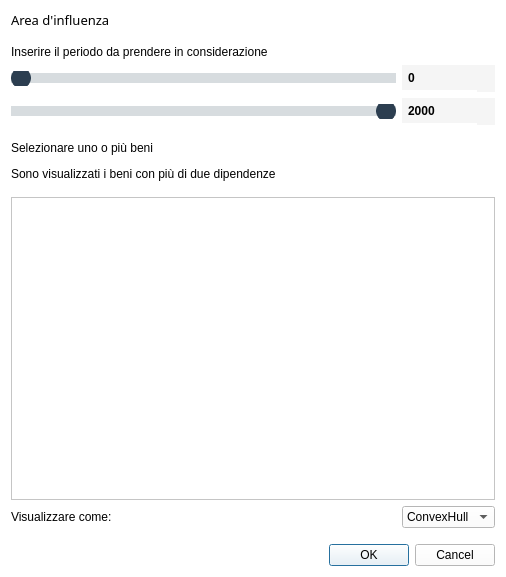
<?xml version="1.0" encoding="UTF-8"?>
<ui version="4.0">
 <class>Dialog</class>
 <widget class="QDialog" name="Dialog">
  <property name="geometry">
   <rect>
    <x>0</x>
    <y>0</y>
    <width>506</width>
    <height>577</height>
   </rect>
  </property>
  <property name="windowTitle">
   <string>Area</string>
  </property>
  <property name="windowOpacity">
   <double>0.950000000000000</double>
  </property>
  <property name="styleSheet">
   <string notr="true">background-color:white;</string>
  </property>
  <layout class="QGridLayout" name="gridLayout">
   <item row="8" column="0" colspan="2">
    <widget class="QListWidget" name="listWidget">
     <property name="whatsThis">
      <string>&lt;html&gt;&lt;head/&gt;&lt;body&gt;&lt;p&gt;Selezionare uno o più beni presenti nell'elenco.&lt;/p&gt;&lt;/body&gt;&lt;/html&gt;</string>
     </property>
     <property name="selectionMode">
      <enum>QAbstractItemView::MultiSelection</enum>
     </property>
    </widget>
   </item>
   <item row="11" column="0" colspan="2">
    <widget class="QDialogButtonBox" name="buttonBox">
     <property name="font">
      <font>
       <family>Segoe UI</family>
      </font>
     </property>
     <property name="cursor">
      <cursorShape>PointingHandCursor</cursorShape>
     </property>
     <property name="orientation">
      <enum>Qt::Horizontal</enum>
     </property>
     <property name="standardButtons">
      <set>QDialogButtonBox::Cancel|QDialogButtonBox::Ok</set>
     </property>
    </widget>
   </item>
   <item row="0" column="0" colspan="2">
    <widget class="QLabel" name="label">
     <property name="font">
      <font>
       <family>Lucida Sans</family>
       <pointsize>10</pointsize>
       <weight>50</weight>
       <bold>false</bold>
      </font>
     </property>
     <property name="text">
      <string>Area d'influenza</string>
     </property>
    </widget>
   </item>
   <item row="1" column="0">
    <spacer name="horizontalSpacer_2">
     <property name="orientation">
      <enum>Qt::Horizontal</enum>
     </property>
     <property name="sizeHint" stdset="0">
      <size>
       <width>40</width>
       <height>10</height>
      </size>
     </property>
    </spacer>
   </item>
   <item row="9" column="1">
    <widget class="QComboBox" name="comboBox">
     <property name="font">
      <font>
       <family>Segoe UI</family>
      </font>
     </property>
     <property name="cursor">
      <cursorShape>PointingHandCursor</cursorShape>
     </property>
     <property name="whatsThis">
      <string>&lt;html&gt;&lt;head/&gt;&lt;body&gt;&lt;p&gt;Scegliere se visualizzare l'area come convex hull o buffer.&lt;/p&gt;&lt;/body&gt;&lt;/html&gt;</string>
     </property>
     <property name="styleSheet">
      <string notr="true">QComboBox::item:selected
{
    color: rgb(0, 0, 0);
}</string>
     </property>
     <item>
      <property name="text">
       <string>ConvexHull</string>
      </property>
     </item>
     <item>
      <property name="text">
       <string>Buffer</string>
      </property>
     </item>
    </widget>
   </item>
   <item row="4" column="0">
    <widget class="QSlider" name="horizontalSliderB">
     <property name="enabled">
      <bool>true</bool>
     </property>
     <property name="cursor">
      <cursorShape>PointingHandCursor</cursorShape>
     </property>
     <property name="toolTip">
      <string>&lt;html&gt;&lt;head/&gt;&lt;body&gt;&lt;p&gt;&lt;span style=&quot; font-weight:600;&quot;&gt;Seconda Data&lt;/span&gt;&lt;/p&gt;&lt;/body&gt;&lt;/html&gt;</string>
     </property>
     <property name="whatsThis">
      <string>&lt;html&gt;&lt;head/&gt;&lt;body&gt;&lt;p&gt;Inserire data di fine periodo. &lt;/p&gt;&lt;/body&gt;&lt;/html&gt;</string>
     </property>
     <property name="styleSheet">
      <string notr="true">QSlider::groove:horizontal {
   border: 0px solid #424242; 
	height: 10px; 
	border-radius: 4px;
}

QSlider::handle:horizontal {
    background-color:#2c3e50;
	border: 2px solid #2c3e50; 
	width: 16px; 
	margin-top: -5px; 
	margin-bottom: -5px; 
	border-radius: 10px; 
}

QSlider::handle:horizontal:hover {
    background-color:#1abc9c;
	border: 2px solid #1abc9c; 
}


QSlider::add-page:horizontal {
   background: #d7dcdf;
}

QSlider::sub-page:horizontal {
    background: #d7dcdf;
}
</string>
     </property>
     <property name="minimum">
      <number>1</number>
     </property>
     <property name="maximum">
      <number>2000</number>
     </property>
     <property name="value">
      <number>2000</number>
     </property>
     <property name="orientation">
      <enum>Qt::Horizontal</enum>
     </property>
    </widget>
   </item>
   <item row="6" column="0" colspan="2">
    <widget class="QLabel" name="label_4">
     <property name="font">
      <font>
       <family>Segoe UI</family>
       <weight>50</weight>
       <bold>false</bold>
      </font>
     </property>
     <property name="text">
      <string>&lt;html&gt;&lt;head/&gt;&lt;body&gt;&lt;p&gt;&lt;span style=&quot; font-size:9pt;&quot;&gt;Selezionare uno o più beni &lt;/span&gt;&lt;/p&gt;&lt;p&gt;Sono visualizzati i beni con più di due dipendenze&lt;/p&gt;&lt;/body&gt;&lt;/html&gt;</string>
     </property>
    </widget>
   </item>
   <item row="3" column="1">
    <widget class="QSpinBox" name="spinBox">
     <property name="font">
      <font>
       <family>Arial</family>
       <pointsize>9</pointsize>
       <weight>75</weight>
       <bold>true</bold>
      </font>
     </property>
     <property name="whatsThis">
      <string>&lt;html&gt;&lt;head/&gt;&lt;body&gt;&lt;p&gt;&lt;span style=&quot; font-weight:400;&quot;&gt;Inserire data di inizio periodo. &lt;/span&gt;&lt;/p&gt;&lt;/body&gt;&lt;/html&gt;</string>
     </property>
     <property name="styleSheet">
      <string notr="true">QSpinBox,
QSpinBox:editable,
QSpinBox:hover,
QSpinBox:pressed {
  border: none;
  border-bottom: 2px solid #FFFFFF;
  border-radius: 0;
  background: rgb(245, 245, 245);
  color: #000000;
  padding: 5px 4px 4px 4px;
}
QSpinBox:focus {
  border: none;
  border-bottom: 2px solid  #efc050;
  border-radius: 0;
 background: rgb(245, 245, 245);
  color: #000000;
  padding: 5px 4px 4px 4px;
}
QSpinBox:disabled {
  border: none;
  border-bottom: 2px solid #999999;
  border-radius: 0;
  background: #999999;
  color: #000000;
  padding: 5px 15px 4px 4px;
}
QSpinBox::up-button {
  subcontrol-origin: border;
  subcontrol-position: top right;
  border: none;
  border-radius: 0;
  background: rgb(245, 245, 245);
  margin-top: 1px;
  width: 18px;
}
QSpinBox::down-button {
  subcontrol-origin: border;
  subcontrol-position: bottom right;
  border: none;
  border-radius: 0;
   background: rgb(245, 245, 245);
  width: 18px;
}</string>
     </property>
     <property name="minimum">
      <number>0</number>
     </property>
     <property name="maximum">
      <number>2000</number>
     </property>
     <property name="value">
      <number>0</number>
     </property>
    </widget>
   </item>
   <item row="4" column="1">
    <widget class="QSpinBox" name="spinBox_2">
     <property name="font">
      <font>
       <family>Arial</family>
       <pointsize>9</pointsize>
       <weight>75</weight>
       <bold>true</bold>
      </font>
     </property>
     <property name="whatsThis">
      <string>&lt;html&gt;&lt;head/&gt;&lt;body&gt;&lt;p&gt;&lt;span style=&quot; font-weight:400;&quot;&gt;Inserire data di fine periodo. &lt;/span&gt;&lt;/p&gt;&lt;/body&gt;&lt;/html&gt;</string>
     </property>
     <property name="styleSheet">
      <string notr="true">QSpinBox,
QSpinBox:editable,
QSpinBox:hover,
QSpinBox:pressed {
  border: none;
  border-bottom: 2px solid #FFFFFF;
  border-radius: 0;
  background: rgb(245, 245, 245);
  color: #000000;
  padding: 5px 4px 4px 4px;
}
QSpinBox:focus {
  border: none;
  border-bottom: 2px solid  #efc050;
  border-radius: 0;
 background: rgb(245, 245, 245);
  color: #000000;
  padding: 5px 4px 4px 4px;
}
QSpinBox:disabled {
  border: none;
  border-bottom: 2px solid #999999;
  border-radius: 0;
  background: #999999;
  color: #000000;
  padding: 5px 15px 4px 4px;
}
QSpinBox::up-button {
  subcontrol-origin: border;
  subcontrol-position: top right;
  border: none;
  border-radius: 0;
  background: rgb(245, 245, 245);
  margin-top: 1px;
  width: 18px;
}
QSpinBox::down-button {
  subcontrol-origin: border;
  subcontrol-position: bottom right;
  border: none;
  border-radius: 0;
   background: rgb(245, 245, 245);
  width: 18px;
}</string>
     </property>
     <property name="minimum">
      <number>1</number>
     </property>
     <property name="maximum">
      <number>2000</number>
     </property>
     <property name="value">
      <number>2000</number>
     </property>
    </widget>
   </item>
   <item row="10" column="0">
    <spacer name="horizontalSpacer">
     <property name="orientation">
      <enum>Qt::Horizontal</enum>
     </property>
     <property name="sizeHint" stdset="0">
      <size>
       <width>40</width>
       <height>10</height>
      </size>
     </property>
    </spacer>
   </item>
   <item row="3" column="0">
    <widget class="QSlider" name="horizontalSliderA">
     <property name="cursor">
      <cursorShape>PointingHandCursor</cursorShape>
     </property>
     <property name="toolTip">
      <string>&lt;html&gt;&lt;head/&gt;&lt;body&gt;&lt;p&gt;&lt;br/&gt;&lt;/p&gt;&lt;/body&gt;&lt;/html&gt;</string>
     </property>
     <property name="whatsThis">
      <string>&lt;html&gt;&lt;head/&gt;&lt;body&gt;&lt;p&gt;Inserire data di inizio periodo.&lt;/p&gt;&lt;/body&gt;&lt;/html&gt;</string>
     </property>
     <property name="styleSheet">
      <string notr="true">QSlider::groove:horizontal {
   border: 0px solid #424242; 
	height: 10px; 
	border-radius: 4px;
}

QSlider::handle:horizontal {
    background-color:#2c3e50;
	border: 2px solid #2c3e50; 
	width: 16px; 
	margin-top: -5px; 
	margin-bottom: -5px; 
	border-radius: 10px; 
}

QSlider::handle:horizontal:hover {
    background-color:#1abc9c;
	border: 2px solid #1abc9c; 
}


QSlider::add-page:horizontal {
   background: #d7dcdf;
}

QSlider::sub-page:horizontal {
    background: #d7dcdf;
}</string>
     </property>
     <property name="minimum">
      <number>0</number>
     </property>
     <property name="maximum">
      <number>1999</number>
     </property>
     <property name="value">
      <number>0</number>
     </property>
     <property name="orientation">
      <enum>Qt::Horizontal</enum>
     </property>
    </widget>
   </item>
   <item row="9" column="0">
    <widget class="QLabel" name="label_2">
     <property name="font">
      <font>
       <family>Segoe UI</family>
       <pointsize>9</pointsize>
       <weight>50</weight>
       <bold>false</bold>
      </font>
     </property>
     <property name="text">
      <string>Visualizzare come:</string>
     </property>
    </widget>
   </item>
   <item row="5" column="0">
    <spacer name="horizontalSpacer_3">
     <property name="orientation">
      <enum>Qt::Horizontal</enum>
     </property>
     <property name="sizeHint" stdset="0">
      <size>
       <width>40</width>
       <height>10</height>
      </size>
     </property>
    </spacer>
   </item>
   <item row="2" column="0" colspan="2">
    <widget class="QLabel" name="label_3">
     <property name="font">
      <font>
       <family>Segoe UI</family>
       <pointsize>9</pointsize>
       <weight>50</weight>
       <bold>false</bold>
      </font>
     </property>
     <property name="text">
      <string>Inserire il periodo da prendere in considerazione</string>
     </property>
    </widget>
   </item>
   <item row="7" column="0">
    <spacer name="horizontalSpacer_4">
     <property name="orientation">
      <enum>Qt::Horizontal</enum>
     </property>
     <property name="sizeHint" stdset="0">
      <size>
       <width>40</width>
       <height>10</height>
      </size>
     </property>
    </spacer>
   </item>
  </layout>
 </widget>
 <resources/>
 <connections>
  <connection>
   <sender>buttonBox</sender>
   <signal>accepted()</signal>
   <receiver>Dialog</receiver>
   <slot>accept()</slot>
   <hints>
    <hint type="sourcelabel">
     <x>259</x>
     <y>560</y>
    </hint>
    <hint type="destinationlabel">
     <x>157</x>
     <y>274</y>
    </hint>
   </hints>
  </connection>
  <connection>
   <sender>buttonBox</sender>
   <signal>rejected()</signal>
   <receiver>Dialog</receiver>
   <slot>reject()</slot>
   <hints>
    <hint type="sourcelabel">
     <x>327</x>
     <y>560</y>
    </hint>
    <hint type="destinationlabel">
     <x>286</x>
     <y>274</y>
    </hint>
   </hints>
  </connection>
  <connection>
   <sender>horizontalSliderA</sender>
   <signal>valueChanged(int)</signal>
   <receiver>spinBox</receiver>
   <slot>setValue(int)</slot>
   <hints>
    <hint type="sourcelabel">
     <x>236</x>
     <y>70</y>
    </hint>
    <hint type="destinationlabel">
     <x>344</x>
     <y>76</y>
    </hint>
   </hints>
  </connection>
  <connection>
   <sender>horizontalSliderB</sender>
   <signal>valueChanged(int)</signal>
   <receiver>spinBox_2</receiver>
   <slot>setValue(int)</slot>
   <hints>
    <hint type="sourcelabel">
     <x>260</x>
     <y>103</y>
    </hint>
    <hint type="destinationlabel">
     <x>384</x>
     <y>106</y>
    </hint>
   </hints>
  </connection>
  <connection>
   <sender>spinBox_2</sender>
   <signal>valueChanged(int)</signal>
   <receiver>horizontalSliderB</receiver>
   <slot>setValue(int)</slot>
   <hints>
    <hint type="sourcelabel">
     <x>375</x>
     <y>123</y>
    </hint>
    <hint type="destinationlabel">
     <x>281</x>
     <y>122</y>
    </hint>
   </hints>
  </connection>
  <connection>
   <sender>spinBox</sender>
   <signal>valueChanged(int)</signal>
   <receiver>horizontalSliderA</receiver>
   <slot>setValue(int)</slot>
   <hints>
    <hint type="sourcelabel">
     <x>408</x>
     <y>70</y>
    </hint>
    <hint type="destinationlabel">
     <x>296</x>
     <y>72</y>
    </hint>
   </hints>
  </connection>
 </connections>
</ui>
